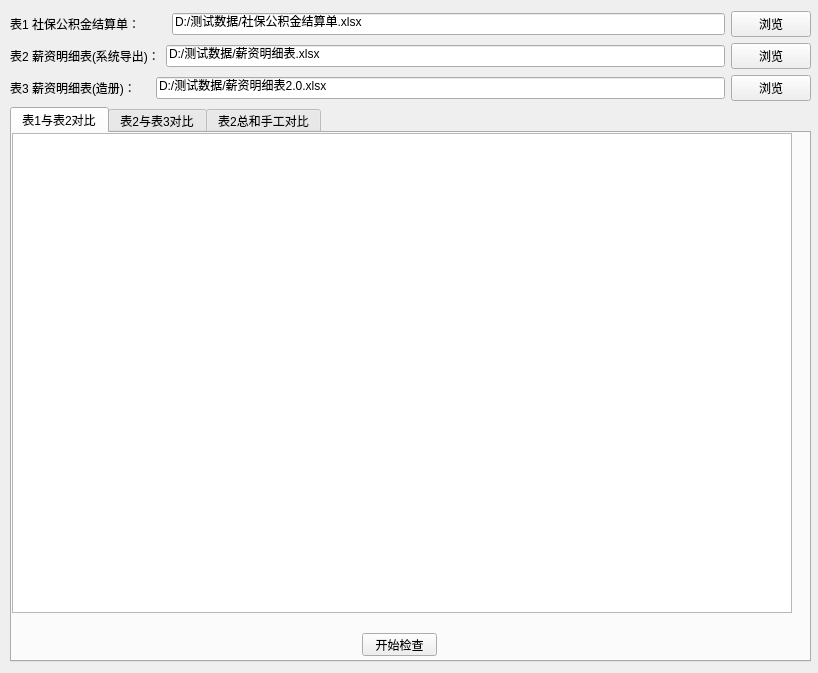
<?xml version="1.0" encoding="UTF-8"?>
<ui version="4.0">
 <class>MainWindow</class>
 <widget class="QMainWindow" name="MainWindow">
  <property name="geometry">
   <rect>
    <x>0</x>
    <y>0</y>
    <width>818</width>
    <height>673</height>
   </rect>
  </property>
  <property name="windowTitle">
   <string>MainWindow</string>
  </property>
  <widget class="QWidget" name="centralwidget">
   <widget class="QWidget" name="layoutWidget">
    <property name="geometry">
     <rect>
      <x>10</x>
      <y>11</y>
      <width>801</width>
      <height>651</height>
     </rect>
    </property>
    <layout class="QGridLayout" name="gridLayout">
     <item row="0" column="0">
      <layout class="QVBoxLayout" name="verticalLayout">
       <item>
        <layout class="QHBoxLayout" name="horizontalLayout">
         <item>
          <widget class="QLabel" name="label">
           <property name="sizePolicy">
            <sizepolicy hsizetype="Fixed" vsizetype="Fixed">
             <horstretch>0</horstretch>
             <verstretch>0</verstretch>
            </sizepolicy>
           </property>
           <property name="minimumSize">
            <size>
             <width>156</width>
             <height>23</height>
            </size>
           </property>
           <property name="maximumSize">
            <size>
             <width>156</width>
             <height>23</height>
            </size>
           </property>
           <property name="text">
            <string>表1 社保公积金结算单：</string>
           </property>
          </widget>
         </item>
         <item>
          <widget class="QLineEdit" name="editExcelFilePath1">
           <property name="text">
            <string>D:/测试数据/社保公积金结算单.xlsx</string>
           </property>
          </widget>
         </item>
         <item>
          <widget class="QPushButton" name="btnBrowser1">
           <property name="text">
            <string>浏览</string>
           </property>
          </widget>
         </item>
        </layout>
       </item>
       <item>
        <layout class="QHBoxLayout" name="horizontalLayout_2">
         <item>
          <widget class="QLabel" name="label_2">
           <property name="sizePolicy">
            <sizepolicy hsizetype="Fixed" vsizetype="Fixed">
             <horstretch>156</horstretch>
             <verstretch>23</verstretch>
            </sizepolicy>
           </property>
           <property name="text">
            <string>表2 薪资明细表(系统导出)：</string>
           </property>
          </widget>
         </item>
         <item>
          <widget class="QLineEdit" name="editExcelFilePath2">
           <property name="text">
            <string>D:/测试数据/薪资明细表.xlsx</string>
           </property>
          </widget>
         </item>
         <item>
          <widget class="QPushButton" name="btnBrowser2">
           <property name="text">
            <string>浏览</string>
           </property>
          </widget>
         </item>
        </layout>
       </item>
       <item>
        <layout class="QHBoxLayout" name="horizontalLayout_3">
         <item>
          <widget class="QLabel" name="label_3">
           <property name="sizePolicy">
            <sizepolicy hsizetype="Fixed" vsizetype="Fixed">
             <horstretch>0</horstretch>
             <verstretch>0</verstretch>
            </sizepolicy>
           </property>
           <property name="text">
            <string>表3 薪资明细表(造册)：    </string>
           </property>
          </widget>
         </item>
         <item>
          <widget class="QLineEdit" name="editExcelFilePath3">
           <property name="text">
            <string>D:/测试数据/薪资明细表2.0.xlsx</string>
           </property>
          </widget>
         </item>
         <item>
          <widget class="QPushButton" name="btnBrowser3">
           <property name="text">
            <string>浏览</string>
           </property>
          </widget>
         </item>
        </layout>
       </item>
      </layout>
     </item>
     <item row="1" column="0">
      <widget class="QTabWidget" name="tabWidget">
       <property name="currentIndex">
        <number>0</number>
       </property>
       <widget class="QWidget" name="tab_1">
        <attribute name="title">
         <string>表1与表2对比</string>
        </attribute>
        <widget class="QTableView" name="tableView1">
         <property name="geometry">
          <rect>
           <x>0</x>
           <y>0</y>
           <width>780</width>
           <height>480</height>
          </rect>
         </property>
        </widget>
        <widget class="QPushButton" name="btnCheck1">
         <property name="geometry">
          <rect>
           <x>350</x>
           <y>500</y>
           <width>75</width>
           <height>23</height>
          </rect>
         </property>
         <property name="text">
          <string>开始检查</string>
         </property>
        </widget>
       </widget>
       <widget class="QWidget" name="tab_2">
        <attribute name="title">
         <string>表2与表3对比</string>
        </attribute>
        <widget class="QTableView" name="tableView2">
         <property name="geometry">
          <rect>
           <x>0</x>
           <y>0</y>
           <width>780</width>
           <height>480</height>
          </rect>
         </property>
        </widget>
        <widget class="QPushButton" name="btnCheck2">
         <property name="geometry">
          <rect>
           <x>350</x>
           <y>500</y>
           <width>75</width>
           <height>23</height>
          </rect>
         </property>
         <property name="text">
          <string>开始检查</string>
         </property>
        </widget>
       </widget>
       <widget class="QWidget" name="tab_3">
        <attribute name="title">
         <string>表2总和手工对比</string>
        </attribute>
        <widget class="QPushButton" name="btnCheck3">
         <property name="geometry">
          <rect>
           <x>350</x>
           <y>500</y>
           <width>75</width>
           <height>23</height>
          </rect>
         </property>
         <property name="text">
          <string>开始检查</string>
         </property>
        </widget>
        <widget class="QWidget" name="layoutWidget">
         <property name="geometry">
          <rect>
           <x>70</x>
           <y>40</y>
           <width>251</width>
           <height>301</height>
          </rect>
         </property>
         <layout class="QVBoxLayout" name="verticalLayout_2">
          <item>
           <layout class="QHBoxLayout" name="horizontalLayout_4">
            <item>
             <widget class="QLabel" name="label_4">
              <property name="text">
               <string>通讯补贴：</string>
              </property>
             </widget>
            </item>
            <item>
             <widget class="QLineEdit" name="lineEdit_4"/>
            </item>
           </layout>
          </item>
          <item>
           <layout class="QHBoxLayout" name="horizontalLayout_5">
            <item>
             <widget class="QLabel" name="label_5">
              <property name="text">
               <string>电脑补贴：</string>
              </property>
             </widget>
            </item>
            <item>
             <widget class="QLineEdit" name="lineEdit_5"/>
            </item>
           </layout>
          </item>
          <item>
           <layout class="QHBoxLayout" name="horizontalLayout_6">
            <item>
             <widget class="QLabel" name="label_6">
              <property name="text">
               <string>加班补贴：</string>
              </property>
             </widget>
            </item>
            <item>
             <widget class="QLineEdit" name="lineEdit_6"/>
            </item>
           </layout>
          </item>
          <item>
           <layout class="QHBoxLayout" name="horizontalLayout_7">
            <item>
             <widget class="QLabel" name="label_7">
              <property name="text">
               <string>夜班津贴：</string>
              </property>
             </widget>
            </item>
            <item>
             <widget class="QLineEdit" name="lineEdit_7"/>
            </item>
           </layout>
          </item>
         </layout>
        </widget>
       </widget>
      </widget>
     </item>
    </layout>
   </widget>
  </widget>
 </widget>
 <resources/>
 <connections/>
</ui>
